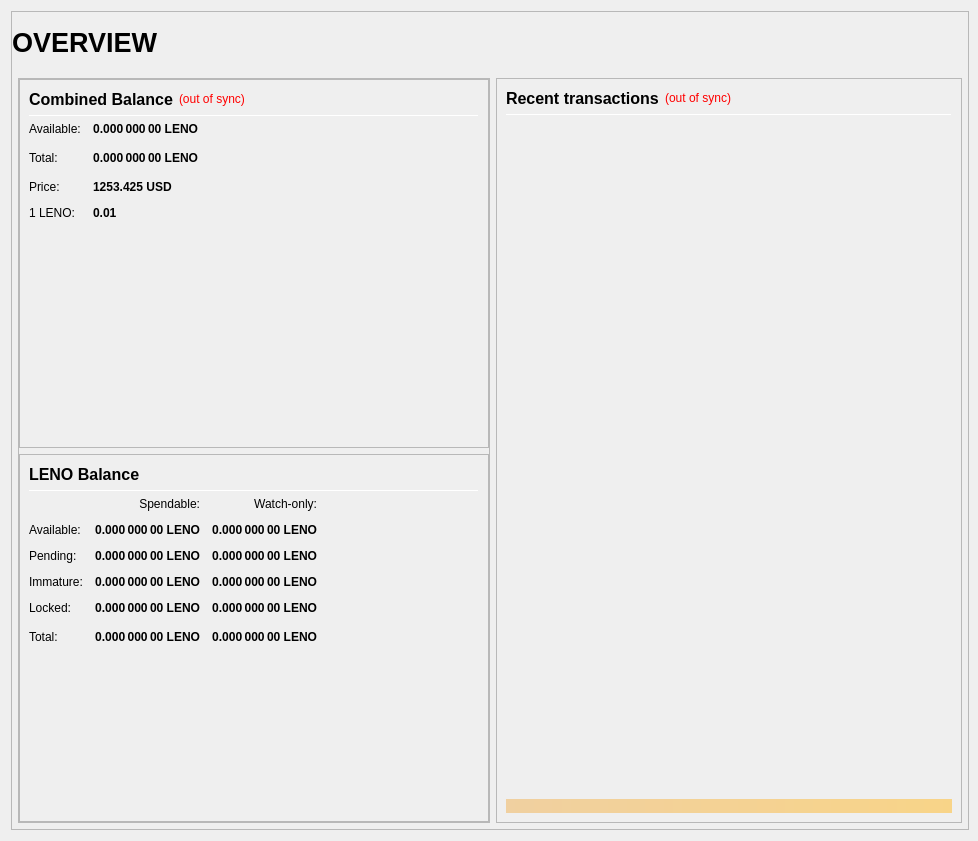
<?xml version="1.0" encoding="UTF-8"?>
<ui version="4.0">
 <class>OverviewPage</class>
 <widget class="QWidget" name="OverviewPage">
  <property name="geometry">
   <rect>
    <x>0</x>
    <y>0</y>
    <width>978</width>
    <height>841</height>
   </rect>
  </property>
  <property name="minimumSize">
   <size>
    <width>960</width>
    <height>682</height>
   </size>
  </property>
  <property name="windowTitle">
   <string>Form</string>
  </property>
  <layout class="QVBoxLayout" name="topLayout" stretch="1">
   <property name="rightMargin">
    <number>9</number>
   </property>
   <item>
    <widget class="QFrame" name="frame_BG">
     <property name="minimumSize">
      <size>
       <width>850</width>
       <height>610</height>
      </size>
     </property>
     <property name="maximumSize">
      <size>
       <width>16777215</width>
       <height>16777215</height>
      </size>
     </property>
     <property name="frameShape">
      <enum>QFrame::StyledPanel</enum>
     </property>
     <property name="frameShadow">
      <enum>QFrame::Raised</enum>
     </property>
     <layout class="QVBoxLayout" name="verticalLayout_3" stretch="1">
      <property name="leftMargin">
       <number>0</number>
      </property>
      <property name="topMargin">
       <number>0</number>
      </property>
      <property name="rightMargin">
       <number>0</number>
      </property>
      <property name="bottomMargin">
       <number>6</number>
      </property>
      <item>
       <layout class="QVBoxLayout" name="verticalLayout_Master" stretch="0,1">
        <property name="leftMargin">
         <number>0</number>
        </property>
        <property name="topMargin">
         <number>0</number>
        </property>
        <property name="rightMargin">
         <number>0</number>
        </property>
        <property name="bottomMargin">
         <number>0</number>
        </property>
        <item>
         <widget class="QFrame" name="frame_Header">
          <layout class="QVBoxLayout" name="verticalLayout_Header" stretch="0">
           <property name="leftMargin">
            <number>0</number>
           </property>
           <property name="topMargin">
            <number>0</number>
           </property>
           <property name="rightMargin">
            <number>0</number>
           </property>
           <property name="bottomMargin">
            <number>0</number>
           </property>
           <item>
            <layout class="QHBoxLayout" name="horizontalLayout_Header" stretch="1,0,1">
             <property name="spacing">
              <number>6</number>
             </property>
             <item>
              <widget class="QLabel" name="labelOverviewHeaderLeft">
               <property name="minimumSize">
                <size>
                 <width>464</width>
                 <height>60</height>
                </size>
               </property>
               <property name="maximumSize">
                <size>
                 <width>16777215</width>
                 <height>60</height>
                </size>
               </property>
               <property name="font">
                <font>
                 <pointsize>20</pointsize>
                 <weight>75</weight>
                 <bold>true</bold>
                </font>
               </property>
               <property name="text">
                <string>OVERVIEW</string>
               </property>
               <property name="alignment">
                <set>Qt::AlignLeading|Qt::AlignLeft|Qt::AlignVCenter</set>
               </property>
              </widget>
             </item>
             <item>
              <spacer name="horizontalSpacer_Header">
               <property name="orientation">
                <enum>Qt::Horizontal</enum>
               </property>
               <property name="sizeHint" stdset="0">
                <size>
                 <width>40</width>
                 <height>20</height>
                </size>
               </property>
              </spacer>
             </item>
             <item>
              <widget class="QLabel" name="labelOverviewHeaderRight">
               <property name="minimumSize">
                <size>
                 <width>464</width>
                 <height>60</height>
                </size>
               </property>
               <property name="maximumSize">
                <size>
                 <width>16777215</width>
                 <height>60</height>
                </size>
               </property>
               <property name="font">
                <font>
                 <pointsize>14</pointsize>
                </font>
               </property>
               <property name="text">
                <string/>
               </property>
               <property name="alignment">
                <set>Qt::AlignRight|Qt::AlignTrailing|Qt::AlignVCenter</set>
               </property>
              </widget>
             </item>
            </layout>
           </item>
          </layout>
         </widget>
        </item>
        <item>
         <widget class="QFrame" name="frame_Content">
          <layout class="QVBoxLayout" name="verticalLayout_Content">
           <property name="leftMargin">
            <number>6</number>
           </property>
           <property name="topMargin">
            <number>0</number>
           </property>
           <property name="rightMargin">
            <number>6</number>
           </property>
           <property name="bottomMargin">
            <number>0</number>
           </property>
           <item>
            <layout class="QHBoxLayout" name="horizontalLayout_Content" stretch="1,1">
             <property name="spacing">
              <number>6</number>
             </property>
             <item>
              <layout class="QVBoxLayout" name="verticalLayout_left" stretch="1">
               <item>
                <widget class="QFrame" name="frameObfuscation">
                 <property name="minimumSize">
                  <size>
                   <width>0</width>
                   <height>0</height>
                  </size>
                 </property>
                 <property name="frameShape">
                  <enum>QFrame::StyledPanel</enum>
                 </property>
                 <property name="frameShadow">
                  <enum>QFrame::Raised</enum>
                 </property>
                 <layout class="QVBoxLayout" name="verticalLayout" stretch="0,0,0">
                  <property name="leftMargin">
                   <number>0</number>
                  </property>
                  <property name="topMargin">
                   <number>0</number>
                  </property>
                  <property name="rightMargin">
                   <number>0</number>
                  </property>
                  <property name="bottomMargin">
                   <number>0</number>
                  </property>
                  <item>
                   <widget class="QFrame" name="frame_CombinedBalances">
                    <property name="minimumSize">
                     <size>
                      <width>470</width>
                      <height>0</height>
                     </size>
                    </property>
                    <property name="frameShape">
                     <enum>QFrame::StyledPanel</enum>
                    </property>
                    <property name="frameShadow">
                     <enum>QFrame::Raised</enum>
                    </property>
                    <layout class="QVBoxLayout" name="verticalLayout_5">
                     <item>
                      <layout class="QHBoxLayout" name="horizontalLayout_5" stretch="0,0,0">
                       <item>
                        <widget class="QLabel" name="label_5z">
                         <property name="minimumSize">
                          <size>
                           <width>0</width>
                           <height>20</height>
                          </size>
                         </property>
                         <property name="font">
                          <font>
                           <pointsize>12</pointsize>
                           <weight>75</weight>
                           <bold>true</bold>
                          </font>
                         </property>
                         <property name="toolTip">
                          <string>Combined Balance (including unconfirmed and immature coins)</string>
                         </property>
                         <property name="text">
                          <string>Combined Balance</string>
                         </property>
                        </widget>
                       </item>
                       <item>
                        <widget class="QLabel" name="labelWalletStatus">
                         <property name="cursor">
                          <cursorShape>WhatsThisCursor</cursorShape>
                         </property>
                         <property name="toolTip">
                          <string>The displayed information may be out of date. Your wallet automatically synchronizes with the LenoCore network after a connection is established, but this process has not completed yet.</string>
                         </property>
                         <property name="styleSheet">
                          <string notr="true">QLabel { color: red; }</string>
                         </property>
                         <property name="text">
                          <string notr="true">(out of sync)</string>
                         </property>
                         <property name="alignment">
                          <set>Qt::AlignLeading|Qt::AlignLeft|Qt::AlignVCenter</set>
                         </property>
                        </widget>
                       </item>
                       <item>
                        <spacer name="horizontalSpacer_1">
                         <property name="orientation">
                          <enum>Qt::Horizontal</enum>
                         </property>
                         <property name="sizeHint" stdset="0">
                          <size>
                           <width>40</width>
                           <height>20</height>
                          </size>
                         </property>
                        </spacer>
                       </item>
                      </layout>
                     </item>
                     <item>
                      <widget class="Line" name="line_CombinedBalance">
                       <property name="minimumSize">
                        <size>
                         <width>0</width>
                         <height>1</height>
                        </size>
                       </property>
                       <property name="maximumSize">
                        <size>
                         <width>16777215</width>
                         <height>1</height>
                        </size>
                       </property>
                       <property name="orientation">
                        <enum>Qt::Horizontal</enum>
                       </property>
                      </widget>
                     </item>
                     <item>
                      <layout class="QGridLayout" name="gridLayout_3">
                       <property name="spacing">
                        <number>12</number>
                       </property>
                       <item row="1" column="0">
                        <widget class="QLabel" name="labelBalanceTextz">
                         <property name="text">
                          <string>Available:</string>
                         </property>
                        </widget>
                       </item>
                       <item row="1" column="1">
                        <widget class="QLabel" name="labelBalancez">
                         <property name="font">
                          <font>
                           <weight>75</weight>
                           <bold>true</bold>
                          </font>
                         </property>
                         <property name="cursor">
                          <cursorShape>IBeamCursor</cursorShape>
                         </property>
                         <property name="toolTip">
                          <string>Your current spendable balance</string>
                         </property>
                         <property name="text">
                          <string notr="true">0.000 000 00 LENO</string>
                         </property>
                         <property name="alignment">
                          <set>Qt::AlignRight|Qt::AlignTrailing|Qt::AlignVCenter</set>
                         </property>
                         <property name="textInteractionFlags">
                          <set>Qt::LinksAccessibleByMouse|Qt::TextSelectableByKeyboard|Qt::TextSelectableByMouse</set>
                         </property>
                        </widget>
                       </item>
                       <item row="2" column="0">
                        <widget class="QLabel" name="labelTotalTextz">
                         <property name="text">
                          <string>Total:</string>
                         </property>
                        </widget>
                       </item>
                       <item row="2" column="1">
                        <widget class="QLabel" name="labelTotalz">
                         <property name="font">
                          <font>
                           <weight>75</weight>
                           <bold>true</bold>
                          </font>
                         </property>
                         <property name="cursor">
                          <cursorShape>IBeamCursor</cursorShape>
                         </property>
                         <property name="toolTip">
                          <string>Total Balance, including all unavailable coins.</string>
                         </property>
                         <property name="text">
                          <string notr="true">0.000 000 00 LENO</string>
                         </property>
                         <property name="alignment">
                          <set>Qt::AlignRight|Qt::AlignTrailing|Qt::AlignVCenter</set>
                         </property>
                         <property name="textInteractionFlags">
                          <set>Qt::LinksAccessibleByMouse|Qt::TextSelectableByKeyboard|Qt::TextSelectableByMouse</set>
                         </property>
                        </widget>
                       </item>
                       <item row="2" column="3">
                        <spacer name="horizontalSpacer_2">
                         <property name="orientation">
                          <enum>Qt::Horizontal</enum>
                         </property>
                         <property name="sizeHint" stdset="0">
                          <size>
                           <width>40</width>
                           <height>20</height>
                          </size>
                         </property>
                        </spacer>
                       </item>
                       <item row="3" column="0">
                        <widget class="QLabel" name="labelPriceTextz">
                         <property name="text">
                          <string>Price:</string>
                         </property>
                        </widget>
                       </item>
                       <item row="3" column="1">
                        <widget class="QLabel" name="labelPricez">
                         <property name="font">
                          <font>
                           <weight>75</weight>
                           <bold>true</bold>
                          </font>
                         </property>
                         <property name="cursor">
                          <cursorShape>IBeamCursor</cursorShape>
                         </property>
                         <property name="toolTip">
                          <string>Total cost of coins</string>
                         </property>
                         <property name="text">
                          <string>1253.425 USD</string>
                         </property>
                        </widget>
                       </item>
                       <item row="4" column="0">
                        <widget class="QLabel" name="labelUSDPriceTextz">
                         <property name="text">
                          <string>1 LENO:</string>
                         </property>
                        </widget>
                       </item>
                       <item row="4" column="1">
                        <widget class="QLabel" name="labelUSDPricez">
                         <property name="font">
                          <font>
                           <weight>75</weight>
                           <bold>true</bold>
                          </font>
                         </property>
                         <property name="cursor">
                         <cursorShape>IBeamCursor</cursorShape>
                         </property>
                         <property name="toolTip">
                          <string>Cost of 1 LENO coin</string>
                         </property>
                         <property name="text">
                          <string>0.01</string>
                         </property>
                        </widget>
                       </item>			
                      </layout>
                     </item>
                     <item>
                      <spacer name="verticalSpacer_1">
                       <property name="orientation">
                        <enum>Qt::Vertical</enum>
                       </property>
                       <property name="sizeHint" stdset="0">
                        <size>
                         <width>20</width>
                         <height>40</height>
                        </size>
                       </property>
                      </spacer>
                     </item>
                    </layout>
                   </widget>
                  </item>
                  <item>
                   <widget class="QFrame" name="frame_Balances">
                    <property name="frameShape">
                     <enum>QFrame::StyledPanel</enum>
                    </property>
                    <property name="frameShadow">
                     <enum>QFrame::Raised</enum>
                    </property>
                    <layout class="QVBoxLayout" name="verticalLayout_4">
                     <item>
                      <layout class="QHBoxLayout" name="horizontalLayout_4">
                       <item>
                        <widget class="QLabel" name="label_5">
                         <property name="minimumSize">
                          <size>
                           <width>0</width>
                           <height>20</height>
                          </size>
                         </property>
                         <property name="font">
                          <font>
                           <pointsize>12</pointsize>
                           <weight>75</weight>
                           <bold>true</bold>
                          </font>
                         </property>
                         <property name="text">
                          <string>LENO Balance</string>
                         </property>
                        </widget>
                       </item>
                       <item>
                        <spacer name="horizontalSpacer_3">
                         <property name="orientation">
                          <enum>Qt::Horizontal</enum>
                         </property>
                         <property name="sizeHint" stdset="0">
                          <size>
                           <width>40</width>
                           <height>20</height>
                          </size>
                         </property>
                        </spacer>
                       </item>
                      </layout>
                     </item>
                     <item>
                      <widget class="Line" name="line_Balance">
                       <property name="minimumSize">
                        <size>
                         <width>0</width>
                         <height>1</height>
                        </size>
                       </property>
                       <property name="maximumSize">
                        <size>
                         <width>16777215</width>
                         <height>1</height>
                        </size>
                       </property>
                       <property name="orientation">
                        <enum>Qt::Horizontal</enum>
                       </property>
                      </widget>
                     </item>
                     <item>
                      <layout class="QGridLayout" name="gridLayout">
                       <property name="spacing">
                        <number>12</number>
                       </property>
                       <item row="0" column="1">
                        <widget class="QLabel" name="labelSpendable">
                         <property name="text">
                          <string>Spendable:</string>
                         </property>
                         <property name="alignment">
                          <set>Qt::AlignRight|Qt::AlignTrailing|Qt::AlignVCenter</set>
                         </property>
                        </widget>
                       </item>
                       <item row="0" column="2">
                        <widget class="QLabel" name="labelWatchonly">
                         <property name="text">
                          <string>Watch-only:</string>
                         </property>
                         <property name="alignment">
                          <set>Qt::AlignRight|Qt::AlignTrailing|Qt::AlignVCenter</set>
                         </property>
                        </widget>
                       </item>
                       <item row="1" column="0">
                        <widget class="QLabel" name="labelBalanceText">
                         <property name="text">
                          <string>Available:</string>
                         </property>
                        </widget>
                       </item>
                       <item row="1" column="1">
                        <widget class="QLabel" name="labelBalance">
                         <property name="font">
                          <font>
                           <weight>75</weight>
                           <bold>true</bold>
                          </font>
                         </property>
                         <property name="cursor">
                          <cursorShape>IBeamCursor</cursorShape>
                         </property>
                         <property name="toolTip">
                          <string>Your current spendable balance</string>
                         </property>
                         <property name="text">
                          <string notr="true">0.000 000 00 LENO</string>
                         </property>
                         <property name="alignment">
                          <set>Qt::AlignRight|Qt::AlignTrailing|Qt::AlignVCenter</set>
                         </property>
                         <property name="textInteractionFlags">
                          <set>Qt::LinksAccessibleByMouse|Qt::TextSelectableByKeyboard|Qt::TextSelectableByMouse</set>
                         </property>
                        </widget>
                       </item>
                       <item row="1" column="2">
                        <widget class="QLabel" name="labelWatchAvailable">
                         <property name="font">
                          <font>
                           <weight>75</weight>
                           <bold>true</bold>
                          </font>
                         </property>
                         <property name="cursor">
                          <cursorShape>IBeamCursor</cursorShape>
                         </property>
                         <property name="toolTip">
                          <string>Your current balance in watch-only addresses</string>
                         </property>
                         <property name="text">
                          <string notr="true">0.000 000 00 LENO</string>
                         </property>
                         <property name="alignment">
                          <set>Qt::AlignRight|Qt::AlignTrailing|Qt::AlignVCenter</set>
                         </property>
                         <property name="textInteractionFlags">
                          <set>Qt::LinksAccessibleByMouse|Qt::TextSelectableByKeyboard|Qt::TextSelectableByMouse</set>
                         </property>
                        </widget>
                       </item>
                       <item row="2" column="0">
                        <widget class="QLabel" name="labelPendingText">
                         <property name="text">
                          <string>Pending:</string>
                         </property>
                        </widget>
                       </item>
                       <item row="2" column="1">
                        <widget class="QLabel" name="labelUnconfirmed">
                         <property name="font">
                          <font>
                           <weight>75</weight>
                           <bold>true</bold>
                          </font>
                         </property>
                         <property name="cursor">
                          <cursorShape>IBeamCursor</cursorShape>
                         </property>
                         <property name="toolTip">
                          <string>Total of transactions that have yet to be confirmed, and do not yet count toward the spendable balance</string>
                         </property>
                         <property name="text">
                          <string notr="true">0.000 000 00 LENO</string>
                         </property>
                         <property name="alignment">
                          <set>Qt::AlignRight|Qt::AlignTrailing|Qt::AlignVCenter</set>
                         </property>
                         <property name="textInteractionFlags">
                          <set>Qt::LinksAccessibleByMouse|Qt::TextSelectableByKeyboard|Qt::TextSelectableByMouse</set>
                         </property>
                        </widget>
                       </item>
                       <item row="2" column="2">
                        <widget class="QLabel" name="labelWatchPending">
                         <property name="font">
                          <font>
                           <weight>75</weight>
                           <bold>true</bold>
                          </font>
                         </property>
                         <property name="cursor">
                          <cursorShape>IBeamCursor</cursorShape>
                         </property>
                         <property name="toolTip">
                          <string>Unconfirmed transactions to watch-only addresses</string>
                         </property>
                         <property name="text">
                          <string notr="true">0.000 000 00 LENO</string>
                         </property>
                         <property name="alignment">
                          <set>Qt::AlignRight|Qt::AlignTrailing|Qt::AlignVCenter</set>
                         </property>
                         <property name="textInteractionFlags">
                          <set>Qt::LinksAccessibleByMouse|Qt::TextSelectableByKeyboard|Qt::TextSelectableByMouse</set>
                         </property>
                        </widget>
                       </item>
                       <item row="3" column="0">
                        <widget class="QLabel" name="labelImmatureText">
                         <property name="text">
                          <string>Immature:</string>
                         </property>
                        </widget>
                       </item>
                       <item row="3" column="1">
                        <widget class="QLabel" name="labelImmature">
                         <property name="font">
                          <font>
                           <weight>75</weight>
                           <bold>true</bold>
                          </font>
                         </property>
                         <property name="cursor">
                          <cursorShape>IBeamCursor</cursorShape>
                         </property>
                         <property name="toolTip">
                          <string>Staked or masternode rewards that has not yet matured</string>
                         </property>
                         <property name="text">
                          <string notr="true">0.000 000 00 LENO</string>
                         </property>
                         <property name="alignment">
                          <set>Qt::AlignRight|Qt::AlignTrailing|Qt::AlignVCenter</set>
                         </property>
                         <property name="textInteractionFlags">
                          <set>Qt::LinksAccessibleByMouse|Qt::TextSelectableByKeyboard|Qt::TextSelectableByMouse</set>
                         </property>
                        </widget>
                       </item>
                       <item row="3" column="2">
                        <widget class="QLabel" name="labelWatchImmature">
                         <property name="font">
                          <font>
                           <weight>75</weight>
                           <bold>true</bold>
                          </font>
                         </property>
                         <property name="cursor">
                          <cursorShape>IBeamCursor</cursorShape>
                         </property>
                         <property name="toolTip">
                          <string>Staked or masternode rewards in watch-only addresses that has not yet matured</string>
                         </property>
                         <property name="text">
                          <string notr="true">0.000 000 00 LENO</string>
                         </property>
                         <property name="alignment">
                          <set>Qt::AlignRight|Qt::AlignTrailing|Qt::AlignVCenter</set>
                         </property>
                         <property name="textInteractionFlags">
                          <set>Qt::LinksAccessibleByMouse|Qt::TextSelectableByKeyboard|Qt::TextSelectableByMouse</set>
                         </property>
                        </widget>
                       </item>
                       <item row="4" column="0">
                        <widget class="QLabel" name="labelLockedBalanceText">
                         <property name="toolTip">
                          <string>Locked LENO or Masternode collaterals. These are excluded from zleno minting.</string>
                         </property>
                         <property name="text">
                          <string>Locked:</string>
                         </property>
                        </widget>
                       </item>
                       <item row="4" column="1">
                        <widget class="QLabel" name="labelLockedBalance">
                         <property name="font">
                          <font>
                           <weight>75</weight>
                           <bold>true</bold>
                          </font>
                         </property>
                         <property name="cursor">
                          <cursorShape>IBeamCursor</cursorShape>
                         </property>
                         <property name="toolTip">
                          <string>Locked LENO or Masternode collaterals. These are excluded from zleno minting.</string>
                         </property>
                         <property name="text">
                          <string notr="true">0.000 000 00 LENO</string>
                         </property>
                         <property name="alignment">
                          <set>Qt::AlignRight|Qt::AlignTrailing|Qt::AlignVCenter</set>
                         </property>
                         <property name="textInteractionFlags">
                          <set>Qt::LinksAccessibleByMouse|Qt::TextSelectableByKeyboard|Qt::TextSelectableByMouse</set>
                         </property>
                        </widget>
                       </item>
                       <item row="4" column="2">
                        <widget class="QLabel" name="labelWatchLocked">
                         <property name="font">
                          <font>
                           <weight>75</weight>
                           <bold>true</bold>
                          </font>
                         </property>
                         <property name="cursor">
                          <cursorShape>IBeamCursor</cursorShape>
                         </property>
                         <property name="toolTip">
                          <string>Current locked balance in watch-only addresses</string>
                         </property>
                         <property name="text">
                          <string notr="true">0.000 000 00 LENO</string>
                         </property>
                         <property name="alignment">
                          <set>Qt::AlignRight|Qt::AlignTrailing|Qt::AlignVCenter</set>
                         </property>
                         <property name="textInteractionFlags">
                          <set>Qt::LinksAccessibleByMouse|Qt::TextSelectableByKeyboard|Qt::TextSelectableByMouse</set>
                         </property>
                        </widget>
                       </item>
                       <item row="5" column="0">
                        <widget class="QLabel" name="labelTotalText">
                         <property name="toolTip">
                          <string>Your current LenoCore balance, unconfirmed and immature transactions included</string>
                         </property>
                         <property name="text">
                          <string>Total:</string>
                         </property>
                        </widget>
                       </item>
                       <item row="5" column="1">
                        <widget class="QLabel" name="labelTotal">
                         <property name="font">
                          <font>
                           <weight>75</weight>
                           <bold>true</bold>
                          </font>
                         </property>
                         <property name="cursor">
                          <cursorShape>IBeamCursor</cursorShape>
                         </property>
                         <property name="toolTip">
                          <string>Your current LenoCore balance, unconfirmed and immature transactions included</string>
                         </property>
                         <property name="text">
                          <string notr="true">0.000 000 00 LENO</string>
                         </property>
                         <property name="alignment">
                          <set>Qt::AlignRight|Qt::AlignTrailing|Qt::AlignVCenter</set>
                         </property>
                         <property name="textInteractionFlags">
                          <set>Qt::LinksAccessibleByMouse|Qt::TextSelectableByKeyboard|Qt::TextSelectableByMouse</set>
                         </property>
                        </widget>
                       </item>
                       <item row="5" column="2">
                        <widget class="QLabel" name="labelWatchTotal">
                         <property name="font">
                          <font>
                           <weight>75</weight>
                           <bold>true</bold>
                          </font>
                         </property>
                         <property name="cursor">
                          <cursorShape>IBeamCursor</cursorShape>
                         </property>
                         <property name="toolTip">
                          <string>Current total balance in watch-only addresses</string>
                         </property>
                         <property name="text">
                          <string notr="true">0.000 000 00 LENO</string>
                         </property>
                         <property name="alignment">
                          <set>Qt::AlignRight|Qt::AlignTrailing|Qt::AlignVCenter</set>
                         </property>
                         <property name="textInteractionFlags">
                          <set>Qt::LinksAccessibleByMouse|Qt::TextSelectableByKeyboard|Qt::TextSelectableByMouse</set>
                         </property>
                        </widget>
                       </item>
                       <item row="5" column="3">
                        <spacer name="horizontalSpacer_9">
                         <property name="orientation">
                          <enum>Qt::Horizontal</enum>
                         </property>
                         <property name="sizeHint" stdset="0">
                          <size>
                           <width>40</width>
                           <height>20</height>
                          </size>
                         </property>
                        </spacer>
                       </item>
                      </layout>
                     </item>
                     <item>
                      <spacer name="verticalSpacer_3">
                       <property name="orientation">
                        <enum>Qt::Vertical</enum>
                       </property>
                       <property name="sizeHint" stdset="0">
                        <size>
                         <width>20</width>
                         <height>40</height>
                        </size>
                       </property>
                      </spacer>
                     </item>
                    </layout>
                   </widget>
                  </item>
                 </layout>
                </widget>
               </item>
              </layout>
             </item>
             <item>
              <layout class="QVBoxLayout" name="verticalLayout_right" stretch="1">
               <item>
                <widget class="QFrame" name="frame_RecentTransactions">
                 <property name="minimumSize">
                  <size>
                   <width>0</width>
                   <height>0</height>
                  </size>
                 </property>
                 <property name="frameShape">
                  <enum>QFrame::StyledPanel</enum>
                 </property>
                 <property name="frameShadow">
                  <enum>QFrame::Raised</enum>
                 </property>
                 <layout class="QVBoxLayout" name="verticalLayout_1" stretch="0,0,0,0,0">
                  <item>
                   <layout class="QHBoxLayout" name="horizontalLayout_2">
                    <item>
                     <widget class="QLabel" name="label_4">
                      <property name="minimumSize">
                       <size>
                        <width>0</width>
                        <height>20</height>
                       </size>
                      </property>
                      <property name="font">
                       <font>
                        <pointsize>12</pointsize>
                        <weight>75</weight>
                        <bold>true</bold>
                       </font>
                      </property>
                      <property name="text">
                       <string>Recent transactions</string>
                      </property>
                     </widget>
                    </item>
                    <item>
                     <widget class="QLabel" name="labelTransactionsStatus">
                      <property name="cursor">
                       <cursorShape>WhatsThisCursor</cursorShape>
                      </property>
                      <property name="toolTip">
                       <string>The displayed information may be out of date. Your wallet automatically synchronizes with the LenoCore network after a connection is established, but this process has not completed yet.</string>
                      </property>
                      <property name="styleSheet">
                       <string notr="true">QLabel { color: red; }</string>
                      </property>
                      <property name="text">
                       <string notr="true">(out of sync)</string>
                      </property>
                      <property name="alignment">
                       <set>Qt::AlignRight|Qt::AlignTrailing|Qt::AlignVCenter</set>
                      </property>
                     </widget>
                    </item>
                    <item>
                     <spacer name="horizontalSpacer">
                      <property name="orientation">
                       <enum>Qt::Horizontal</enum>
                      </property>
                      <property name="sizeHint" stdset="0">
                       <size>
                        <width>40</width>
                        <height>20</height>
                       </size>
                      </property>
                     </spacer>
                    </item>
                   </layout>
                  </item>
                  <item>
                   <widget class="Line" name="line">
                    <property name="minimumSize">
                     <size>
                      <width>0</width>
                      <height>1</height>
                     </size>
                    </property>
                    <property name="maximumSize">
                     <size>
                      <width>16777215</width>
                      <height>1</height>
                     </size>
                    </property>
                    <property name="orientation">
                     <enum>Qt::Horizontal</enum>
                    </property>
                   </widget>
                  </item>
                  <item>
                   <widget class="QListView" name="listTransactions">
                    <property name="minimumSize">
                     <size>
                      <width>0</width>
                      <height>0</height>
                     </size>
                    </property>
                    <property name="styleSheet">
                     <string notr="true">QListView { background: transparent; }</string>
                    </property>
                    <property name="frameShape">
                     <enum>QFrame::NoFrame</enum>
                    </property>
                    <property name="verticalScrollBarPolicy">
                     <enum>Qt::ScrollBarAlwaysOff</enum>
                    </property>
                    <property name="horizontalScrollBarPolicy">
                     <enum>Qt::ScrollBarAlwaysOff</enum>
                    </property>
                    <property name="selectionMode">
                     <enum>QAbstractItemView::NoSelection</enum>
                    </property>
                   </widget>
                  </item>
                  <item>
                   <spacer name="verticalSpacer_2">
                    <property name="orientation">
                     <enum>Qt::Vertical</enum>
                    </property>
                    <property name="sizeType">
                     <enum>QSizePolicy::Expanding</enum>
                    </property>
                    <property name="sizeHint" stdset="0">
                     <size>
                      <width>20</width>
                      <height>40</height>
                     </size>
                    </property>
                   </spacer>
                  </item>
                  <item>
                   <widget class="QLabel" name="labelAlerts">
                    <property name="maximumSize">
                     <size>
                      <width>16777215</width>
                      <height>16777215</height>
                     </size>
                    </property>
                    <property name="styleSheet">
                     <string notr="true">background-color: qlineargradient(x1: 0, y1: 0, x2: 1, y2: 0, stop:0 #F0D0A0, stop:1 #F8D488); color:#000000;</string>
                    </property>
                    <property name="text">
                     <string/>
                    </property>
                    <property name="wordWrap">
                     <bool>true</bool>
                    </property>
                    <property name="margin">
                     <number>3</number>
                    </property>
                   </widget>
                  </item>
                 </layout>
                </widget>
               </item>
              </layout>
             </item>
            </layout>
           </item>
          </layout>
         </widget>
        </item>
       </layout>
      </item>
     </layout>
    </widget>
   </item>
  </layout>
 </widget>
 <resources/>
 <connections/>
</ui>
